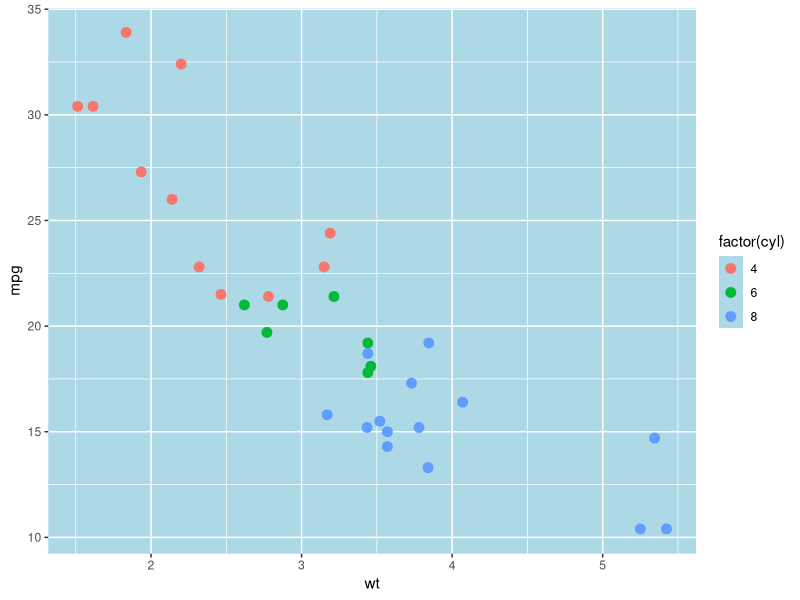
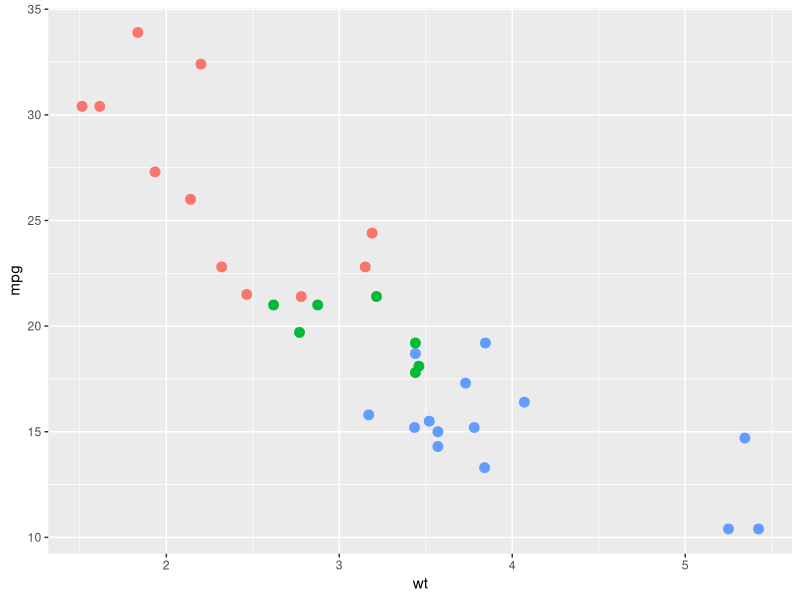
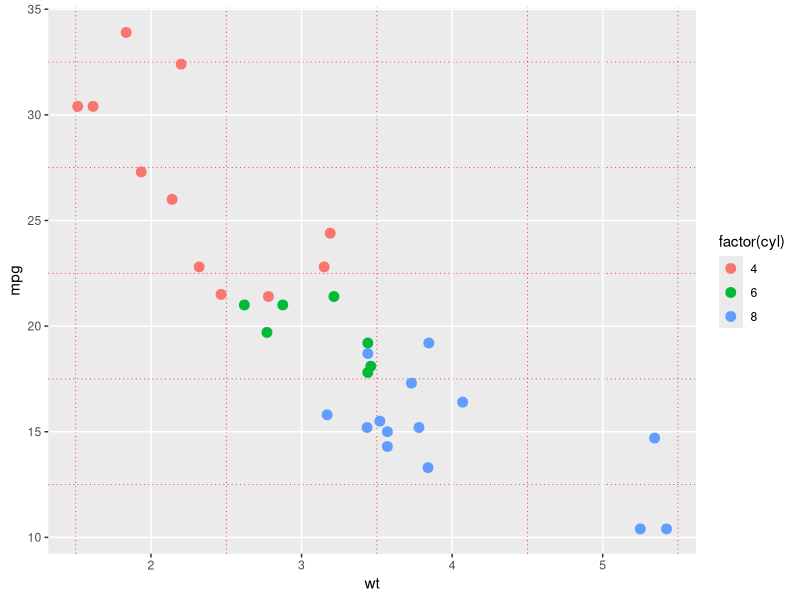

Write R code to recreate these figures, in order. (Note: this script raises an error after producing the figures.)
## ---- chunk 1
knitr::opts_chunk$set(echo = TRUE)
library(ggplot2)
## ---- chunk 2
z <- ggplot(mtcars, aes(wt, mpg, colour = factor(cyl))) + geom_point(size=3) 

z + theme(panel.background = element_rect(
        fill = "lightblue"))

z + theme(legend.position = "none")

z + theme(panel.grid.minor = element_line(
      	colour = "red", 
      	linetype = "dotted"))
## ---- chunk 3
set.seed(1)

z <- rnorm(1000)

qplot(z, geom = "blank") + 

    geom_histogram(aes(y = ..density.., fill="green")) + 

    stat_density(geom = "line", aes(colour = "red")) + 

    stat_function(fun=dnorm, aes(x = z, colour = "blabla")) + 

    scale_colour_manual(name = "", 
            values = c("green", "blue"), 
            breaks = c("bla", "blabla"), 
            labels = c("kernel_est", "norm_curv"))
## ---- chunk 4
set.seed(1)

z <- rnorm(1000)

qplot(z, geom = "blank") + 
    geom_histogram( aes(y=..density..),
                        breaks=seq(0,400,by=25), 
                        colour="black", 
                        fill="white") +
    stat_function(fun=dnorm, 
           args=list(mean=mean(df$PF), sd=sd(df$PF)))+
    labs(title="01. Distribuição percentual de demandas por PF",
           y="Percentual") 

## ---- chunk 5

library(ggplot2) 
ggplot(mtcars, aes(x = wt)) + 
        geom_histogram(aes(y = ..density..), fill = "red") + 
        stat_function( 
             fun = dnorm, 
             args = with(mtcars, c(mean = mean(wt), 
                 sd = sd(wt))) 
             ) + 
        scale_x_continuous("Miles per gallon") + 
        opts(title = "Histogram with Normal Curve") 
        
